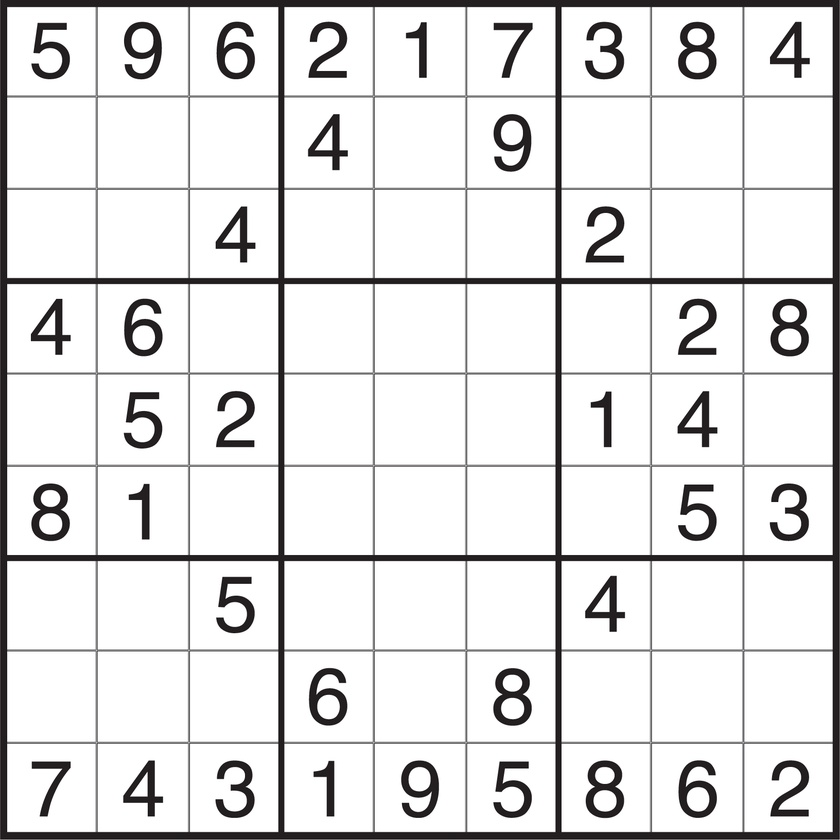
//> input picture c++/digital_number_recognition/sudoku_files/test2.jpg, 840 x 840 px, shrunk from 1632 x 1633 before the run
$ ./edge_detector ../../digital_number_recognition/sudoku_files/test2.jpg 100   (built with g++ and OpenCV 4)
//> lines starting //> are read from the running program, lines starting //| are printed output that depends on the picture; after the words box and inside, x2 and y2 are one past the last pixel; in counts of white or black regions, pixels touching at a corner belong together
/*
 * Matthew England
 * 11/25/14
 * Assignment 4
 * Edge Detection
 */
#include <opencv/cv.h>
#include <opencv/highgui.h>
#include <iostream>
#include <cstdio>
#include <vector>
#include <cstdlib>
#include <math.h>

using namespace cv;
using namespace std;

void arrowedLine(Mat& img, Point pt1, Point pt2, const Scalar& color,
int thickness=1, int line_type=8, int shift=0, double tipLength=0.1);
int getColorFromDegree (const float degree, int channel);

int main(int argc, char **argv )
{
	if (argc < 3) {
		std::cout << "Incorrect usage: ./edge_detector <input_image> <min_threshold>" << std::endl;
		return 0;
	}
	Mat src, src_gray;
	Mat grad;
	std::string input = "untouched image";
	std::string window_name = "Magnitude Image";
	std::string sobelx_name = "Sobel x";
	std::string sobely_name = "Sobel_y";
	std::string color_img = "Colored Angle";

	int scale = 1;
	int delta = 0;
	int ddepth = CV_16S;

	int min_threshold = atoi(argv[2]);

	//int c;

	/// Load an image
	src = imread( argv[1] );
//> src is the input picture: 840 rows x 840 cols, CV_8UC3; mean B, G, R 226, 225.8, 226.2

	if( !src.data )
	{ return -1; }


	imshow(input.c_str(), src);


	/// Convert it to gray
	cvtColor( src, src_gray, CV_RGB2GRAY );


    /// Create window
    namedWindow( window_name.c_str(), CV_WINDOW_AUTOSIZE );

    Mat out_img(src.rows,src.cols, CV_8UC3, Scalar::all(0));
    vector<Mat> channels;
    split(src, channels);
    /// Generate grad_x and grad_y
    std::vector<Mat> abs_grad_y_vec;
    std::vector<Mat> abs_grad_x_vec;
    for (int c = 0; c < channels.size(); ++c) {

		Mat grad_x, grad_y;
		Mat abs_grad_x, abs_grad_y;

		/// Gradient X
		//Scharr( src_gray, grad_x, ddepth, 1, 0, scale, delta, BORDER_DEFAULT );
		Sobel( channels[c], grad_x, ddepth, 1, 0, 3, scale, delta, BORDER_REPLICATE );
		convertScaleAbs( grad_x, abs_grad_x, 1);
		namedWindow( sobelx_name.c_str(), CV_WINDOW_AUTOSIZE );
		imshow( sobelx_name.c_str(), abs_grad_x );

		/// Gradient Y
		//Scharr( src_gray, grad_y, ddepth, 0, 1, scale, delta, BORDER_DEFAULT );
		Sobel( channels[c], grad_y, ddepth, 0, 1, 3, scale, delta, BORDER_REPLICATE );
		convertScaleAbs( grad_y, abs_grad_y, 1);
		namedWindow( sobely_name.c_str(), CV_WINDOW_AUTOSIZE );
		imshow( sobely_name.c_str(), abs_grad_y );


		for (int i = 0; i < out_img.rows; ++i) {
			for (int j = 0; j < out_img.cols; ++j) {

				channels[c].at<uchar>(i,j) = sqrt(pow(abs_grad_x.at<uchar>(i,j),2) + pow(abs_grad_y.at<uchar>(i,j),2));


			}
		}
		abs_grad_y_vec.push_back(abs_grad_y);
		abs_grad_x_vec.push_back(abs_grad_x);

    }
//> this loop made 3 passes
//> pass 1, `Sobel( channels[c], grad_x, ddepth, 1, 0, 3, scale, delta, BORDER_REPL..`:
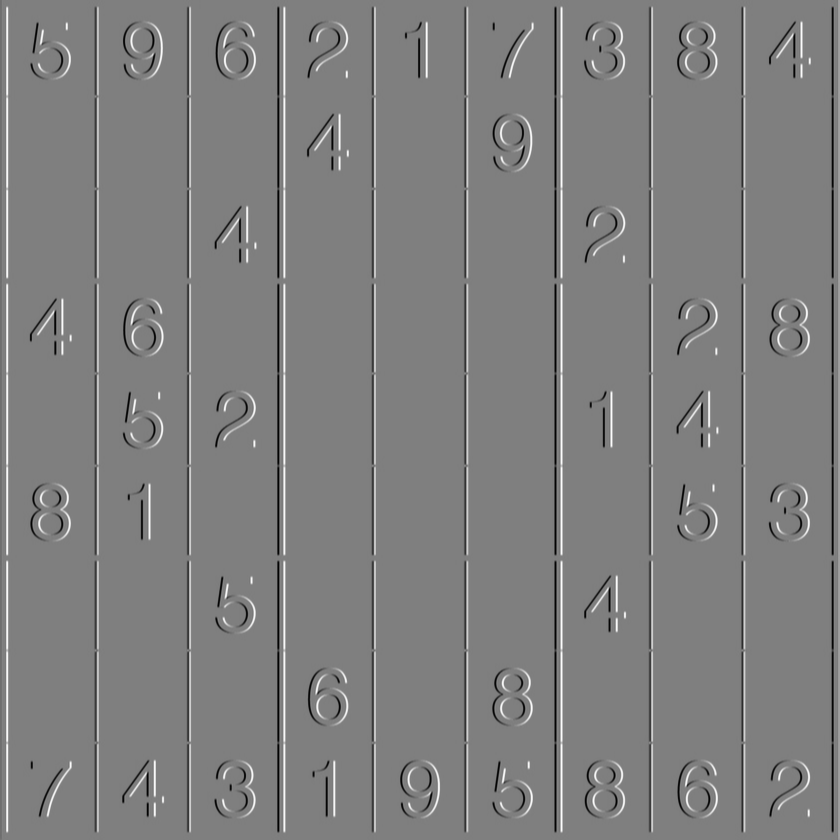
//> grad_x: 840 rows x 840 cols, CV_16SC1; min -968, max 974, mean 0.3; drawn with min black and max white
//> pass 1, `convertScaleAbs( grad_x, abs_grad_x, 1);`:
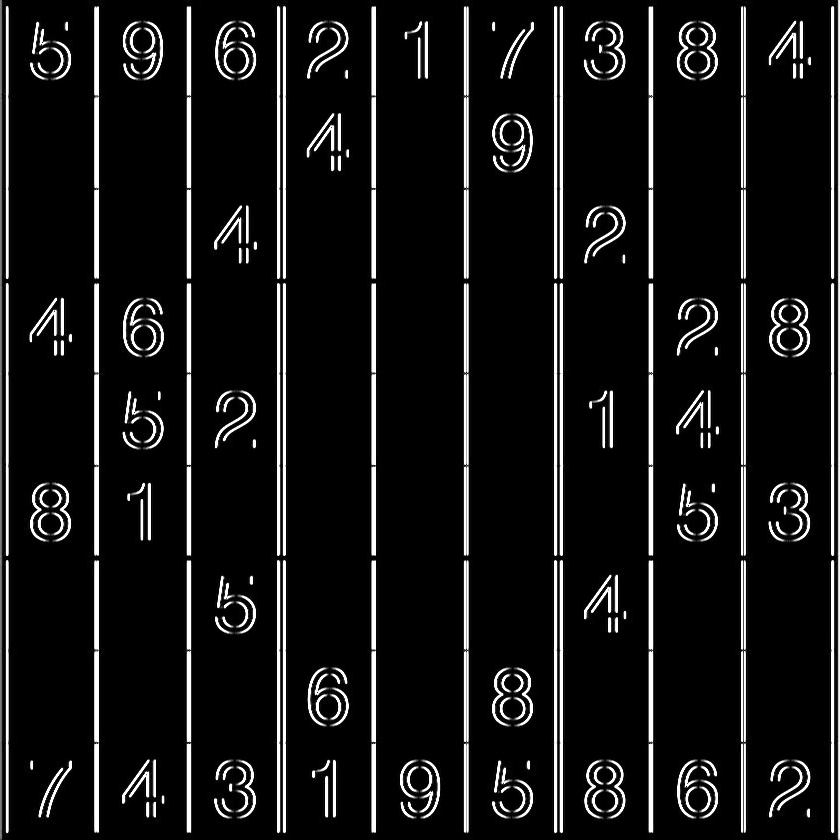
//> abs_grad_x: 840 rows x 840 cols, CV_8UC1; min 0, max 255, mean 22.7
//> pass 1, `Sobel( channels[c], grad_y, ddepth, 0, 1, 3, scale, delta, BORDER_REPL..`:
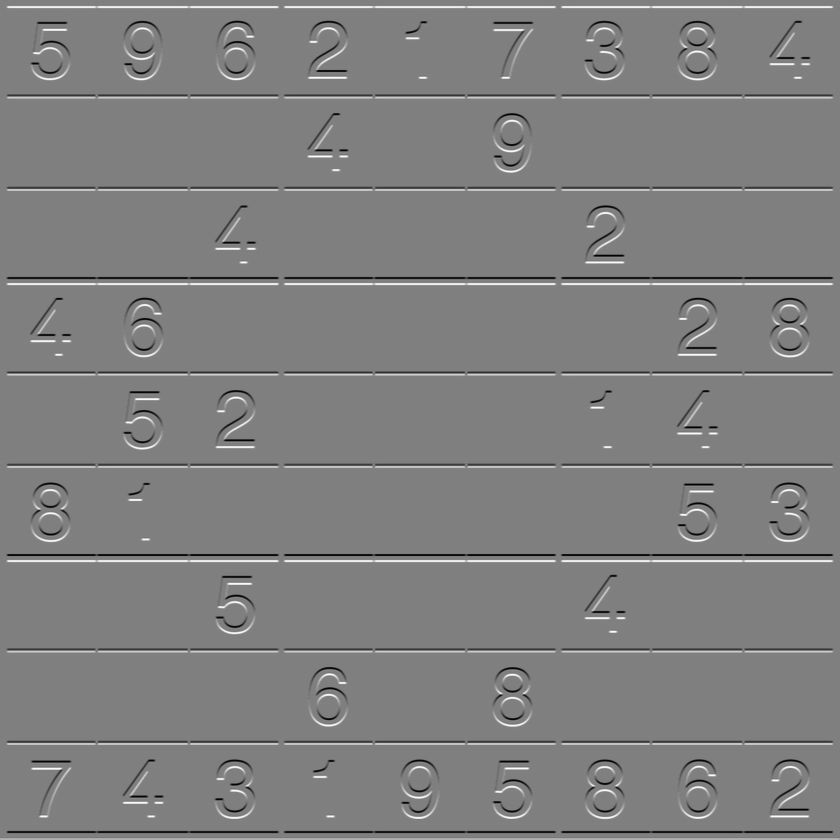
//> grad_y: 840 rows x 840 cols, CV_16SC1; min -974, max 969, mean 0.8; drawn with min black and max white
//> pass 1, `convertScaleAbs( grad_y, abs_grad_y, 1);`:
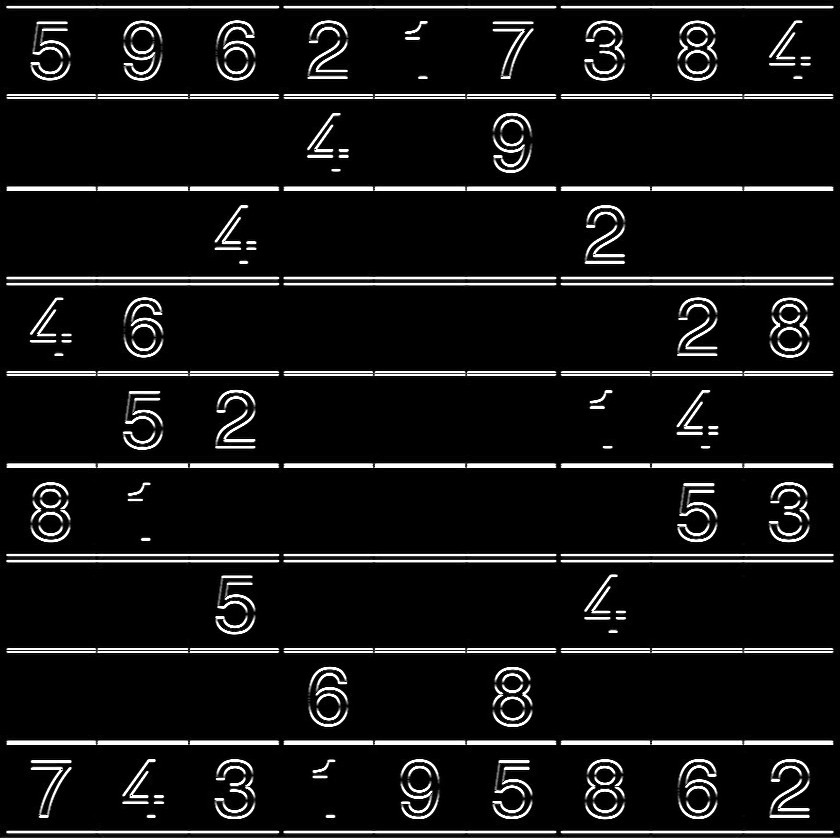
//> abs_grad_y: 840 rows x 840 cols, CV_8UC1; min 0, max 255, mean 21.2
//> after the loop:
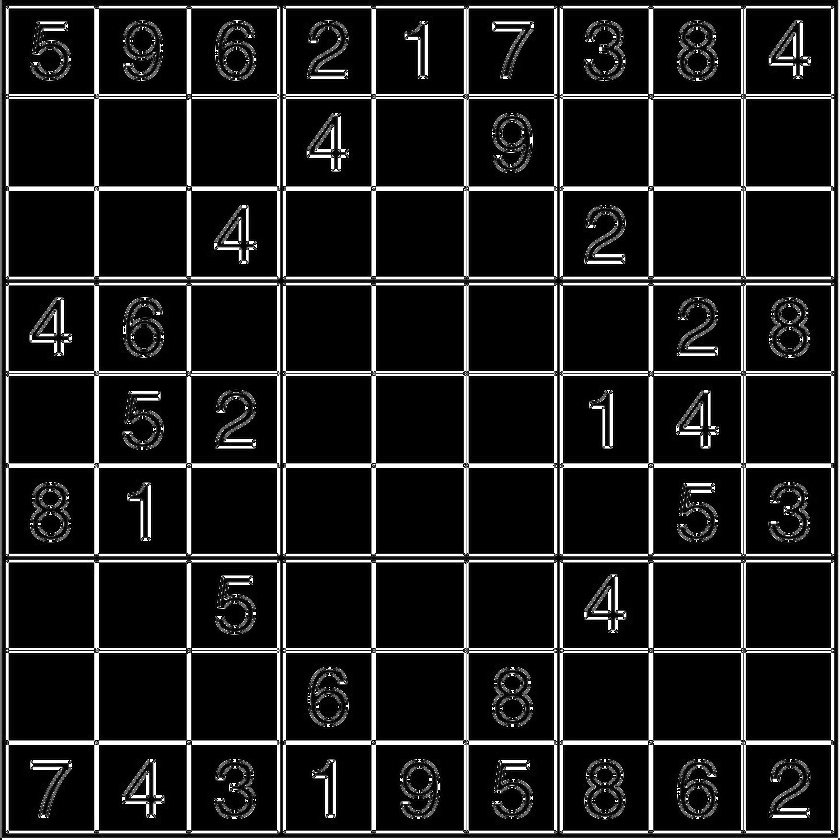
//> channels[0]: 840 rows x 840 cols, CV_8UC1; min 0, max 255, mean 32.9
    merge(channels,out_img);

    imshow( window_name.c_str(), out_img );

    Mat colored_img(src.rows,src.cols, CV_8UC3, Scalar::all(255));

    const float degConversion = 180/3.14;
    vector<Mat> color_channels;
    split(colored_img, color_channels);
    for (int ch = 0; ch < colored_img.channels(); ++ch) { // For each channel
		for (int r = 0; r < colored_img.rows; ++r) { // For each row in that channel
			for (int c = 0; c < colored_img.cols; ++c) { // For each col in that channel
				if (channels[ch].at<uchar>(r,c) > min_threshold) {
					if (abs_grad_x_vec[ch].at<uchar>(r,c) != 0) {
						float degree = (atan2(abs_grad_y_vec[ch].at<uchar>(r,c),abs_grad_x_vec[ch].at<uchar>(r,c)) * degConversion);
						if (degree < 0) {
							degree += 360;
						}
						int color = getColorFromDegree(degree,ch);
						color_channels[ch].at<uchar>(r,c) = color;
					}
					else {
						color_channels[ch].at<uchar>(r,c) = getColorFromDegree(0,ch);
					}
				}
			}
		}
    }
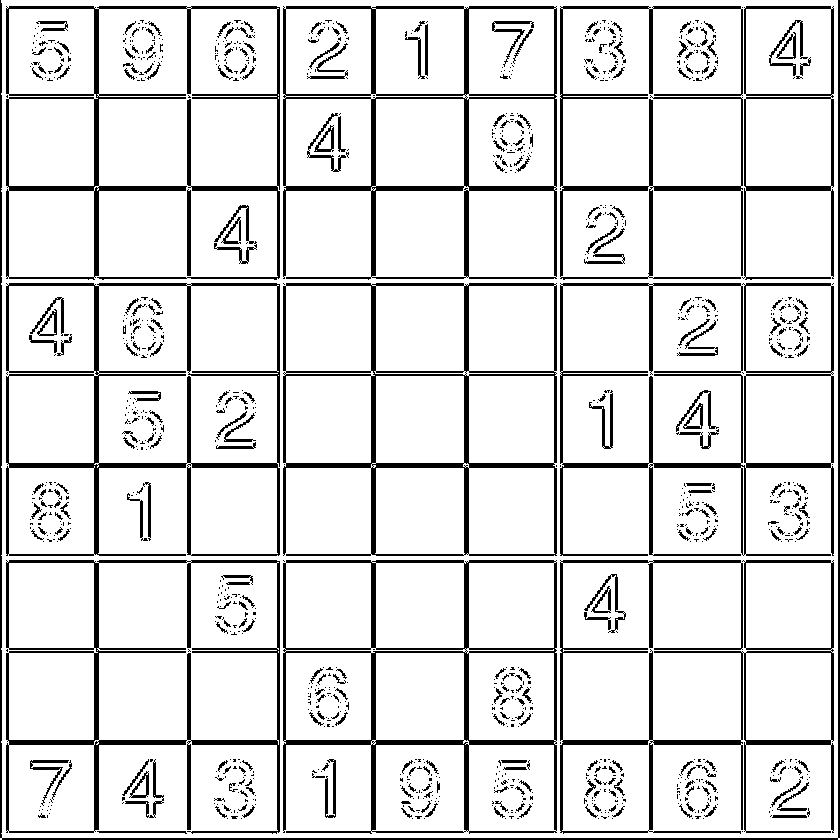
//> color_channels[0]: 840 rows x 840 cols, CV_8UC1; 86.9% white; 1134 black regions (837 under 20 px), largest, box (x1, y1, x2, y2) and area: (283, 6, 557, 280) 7812, (283, 560, 557, 834) 7810, (283, 283, 557, 556) 7804
    merge(color_channels,colored_img);
    namedWindow( color_img.c_str(), CV_WINDOW_AUTOSIZE );
    imshow(color_img.c_str(), colored_img);

    waitKey(0);
    return 0;
}
/*
 * Converts ab angle into a HSV into a RGB color
 */
int getColorFromDegree (const float degree, int channel) {

	float H = degree;
	float V = .05;
	float S = 1.0;

	float a = 255 * V;
	float b = a * (1 - S);
	float c = (a-b) * (1 - abs(fmod(H/60,2) - 1));

	float R = a;
	float G = c + b;
	float B = b;

	if (H >= 60 && H < 120) {
		R = c + b;
		G = a;
		B = b;
	}
	else if (H >= 120 && H < 180) {
		R = b;
		G = a;
		B = c + b;
	}
	else if (H >= 180 && H < 240) {
		R = b;
		G = c + b;
		B = a;
	}
	else if (H >= 240 && H < 300) {
		R = c + b;
		G = b;
		B = a;
	}
	else if (H >= 300 && H < 360) {
		R = a;
		G = b;
		B = c + b;
	}

	if (channel == 0) { // BLUE
		return round(B);
	}
	else if (channel == 1) { // GREEN
		return round(G);
	}
	return round(R);
}
